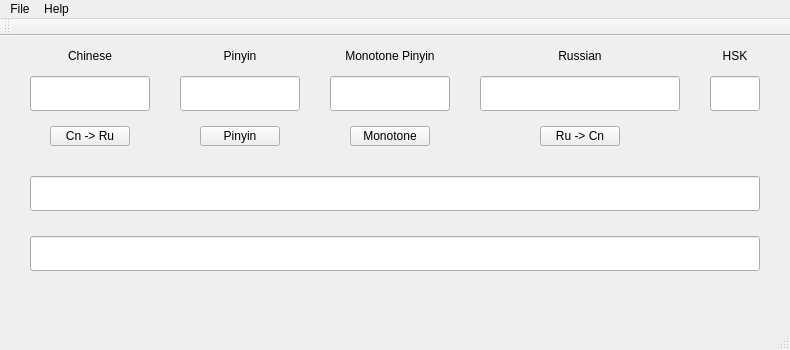
<?xml version="1.0" encoding="UTF-8"?>
<ui version="4.0">
 <class>ChineseDictionary</class>
 <widget class="QMainWindow" name="ChineseDictionary">
  <property name="geometry">
   <rect>
    <x>0</x>
    <y>0</y>
    <width>790</width>
    <height>350</height>
   </rect>
  </property>
  <property name="windowTitle">
   <string>ChineseDictionary</string>
  </property>
  <widget class="QWidget" name="centralWidget">
   <widget class="QLineEdit" name="chineseWordLineEdit">
    <property name="geometry">
     <rect>
      <x>30</x>
      <y>40</y>
      <width>120</width>
      <height>35</height>
     </rect>
    </property>
    <property name="font">
     <font>
      <family>Nimbus Roman No9 L</family>
      <pointsize>22</pointsize>
     </font>
    </property>
    <property name="alignment">
     <set>Qt::AlignCenter</set>
    </property>
   </widget>
   <widget class="QLineEdit" name="russianWordLineEdit">
    <property name="geometry">
     <rect>
      <x>480</x>
      <y>40</y>
      <width>200</width>
      <height>35</height>
     </rect>
    </property>
    <property name="font">
     <font>
      <family>Nimbus Roman No9 L</family>
      <pointsize>16</pointsize>
     </font>
    </property>
    <property name="alignment">
     <set>Qt::AlignCenter</set>
    </property>
   </widget>
   <widget class="QLineEdit" name="hskLineEdit">
    <property name="geometry">
     <rect>
      <x>710</x>
      <y>40</y>
      <width>50</width>
      <height>35</height>
     </rect>
    </property>
    <property name="font">
     <font>
      <family>Nimbus Roman No9 L</family>
      <pointsize>16</pointsize>
     </font>
    </property>
    <property name="alignment">
     <set>Qt::AlignCenter</set>
    </property>
   </widget>
   <widget class="QLabel" name="chineseWordLabel">
    <property name="geometry">
     <rect>
      <x>50</x>
      <y>10</y>
      <width>80</width>
      <height>20</height>
     </rect>
    </property>
    <property name="text">
     <string>Chinese</string>
    </property>
    <property name="alignment">
     <set>Qt::AlignCenter</set>
    </property>
   </widget>
   <widget class="QLabel" name="russianWordLabel">
    <property name="geometry">
     <rect>
      <x>540</x>
      <y>10</y>
      <width>80</width>
      <height>20</height>
     </rect>
    </property>
    <property name="text">
     <string>Russian</string>
    </property>
    <property name="alignment">
     <set>Qt::AlignCenter</set>
    </property>
   </widget>
   <widget class="QLabel" name="hskLabel">
    <property name="geometry">
     <rect>
      <x>710</x>
      <y>10</y>
      <width>50</width>
      <height>20</height>
     </rect>
    </property>
    <property name="text">
     <string>HSK</string>
    </property>
    <property name="alignment">
     <set>Qt::AlignCenter</set>
    </property>
   </widget>
   <widget class="QPushButton" name="chineseToRussianButton">
    <property name="geometry">
     <rect>
      <x>50</x>
      <y>90</y>
      <width>80</width>
      <height>20</height>
     </rect>
    </property>
    <property name="text">
     <string>Cn -&gt; Ru</string>
    </property>
   </widget>
   <widget class="QPushButton" name="russianToChineseButton">
    <property name="geometry">
     <rect>
      <x>540</x>
      <y>90</y>
      <width>80</width>
      <height>20</height>
     </rect>
    </property>
    <property name="text">
     <string>Ru -&gt; Cn</string>
    </property>
   </widget>
   <widget class="QLineEdit" name="russianWordsLineEdit">
    <property name="geometry">
     <rect>
      <x>30</x>
      <y>140</y>
      <width>730</width>
      <height>35</height>
     </rect>
    </property>
    <property name="font">
     <font>
      <family>Nimbus Roman No9 L</family>
      <pointsize>16</pointsize>
     </font>
    </property>
    <property name="alignment">
     <set>Qt::AlignCenter</set>
    </property>
   </widget>
   <widget class="QLineEdit" name="examplesLineEdit">
    <property name="geometry">
     <rect>
      <x>30</x>
      <y>200</y>
      <width>730</width>
      <height>35</height>
     </rect>
    </property>
    <property name="font">
     <font>
      <family>Nimbus Roman No9 L</family>
      <pointsize>16</pointsize>
     </font>
    </property>
    <property name="alignment">
     <set>Qt::AlignCenter</set>
    </property>
   </widget>
   <widget class="QLineEdit" name="pinyinWordLineEdit">
    <property name="geometry">
     <rect>
      <x>180</x>
      <y>40</y>
      <width>120</width>
      <height>35</height>
     </rect>
    </property>
    <property name="font">
     <font>
      <family>Nimbus Roman No9 L</family>
      <pointsize>16</pointsize>
     </font>
    </property>
    <property name="alignment">
     <set>Qt::AlignCenter</set>
    </property>
   </widget>
   <widget class="QLabel" name="pinyinWordLabel">
    <property name="geometry">
     <rect>
      <x>200</x>
      <y>10</y>
      <width>80</width>
      <height>20</height>
     </rect>
    </property>
    <property name="text">
     <string>Pinyin</string>
    </property>
    <property name="alignment">
     <set>Qt::AlignCenter</set>
    </property>
   </widget>
   <widget class="QPushButton" name="pinyinButton">
    <property name="geometry">
     <rect>
      <x>200</x>
      <y>90</y>
      <width>80</width>
      <height>20</height>
     </rect>
    </property>
    <property name="text">
     <string>Pinyin</string>
    </property>
   </widget>
   <widget class="QLabel" name="monotonePinyinWordLabel">
    <property name="geometry">
     <rect>
      <x>330</x>
      <y>10</y>
      <width>120</width>
      <height>20</height>
     </rect>
    </property>
    <property name="text">
     <string>Monotone Pinyin</string>
    </property>
    <property name="alignment">
     <set>Qt::AlignCenter</set>
    </property>
   </widget>
   <widget class="QLineEdit" name="monotonePinyinWordLineEdit">
    <property name="geometry">
     <rect>
      <x>330</x>
      <y>40</y>
      <width>120</width>
      <height>35</height>
     </rect>
    </property>
    <property name="font">
     <font>
      <family>Nimbus Roman No9 L</family>
      <pointsize>16</pointsize>
     </font>
    </property>
    <property name="alignment">
     <set>Qt::AlignCenter</set>
    </property>
   </widget>
   <widget class="QPushButton" name="monotonePinyinButton">
    <property name="geometry">
     <rect>
      <x>350</x>
      <y>90</y>
      <width>80</width>
      <height>20</height>
     </rect>
    </property>
    <property name="text">
     <string>Monotone</string>
    </property>
   </widget>
  </widget>
  <widget class="QMenuBar" name="menuBar">
   <property name="geometry">
    <rect>
     <x>0</x>
     <y>0</y>
     <width>790</width>
     <height>22</height>
    </rect>
   </property>
   <widget class="QMenu" name="menuFile">
    <property name="title">
     <string>File</string>
    </property>
    <addaction name="actionQuit"/>
   </widget>
   <widget class="QMenu" name="menuHelp">
    <property name="title">
     <string>Help</string>
    </property>
    <addaction name="actionAbout"/>
   </widget>
   <addaction name="menuFile"/>
   <addaction name="menuHelp"/>
  </widget>
  <widget class="QToolBar" name="mainToolBar">
   <attribute name="toolBarArea">
    <enum>TopToolBarArea</enum>
   </attribute>
   <attribute name="toolBarBreak">
    <bool>false</bool>
   </attribute>
  </widget>
  <widget class="QStatusBar" name="statusBar"/>
  <action name="actionQuit">
   <property name="text">
    <string>Quit</string>
   </property>
  </action>
  <action name="actionAbout">
   <property name="text">
    <string>About</string>
   </property>
  </action>
 </widget>
 <layoutdefault spacing="6" margin="11"/>
 <resources/>
 <connections/>
</ui>
